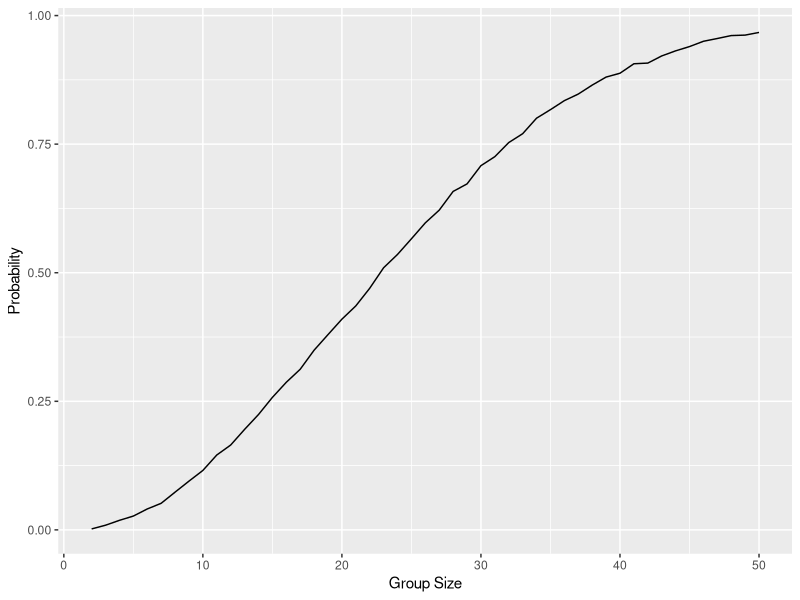

The R source for this figure:
## ---- chunk 1

knitr::opts_chunk$set(echo = TRUE)

# Load libraries

library(tidyverse)
library(ggplot2)

## ---- chunk 2

# Define function to check for shared birthdays

check_birthday = function(n) {
  birthdays = sample(1:365, size = n, replace = TRUE)
  return(length(unique(birthdays)) < n)
}

# Run simulations

birthday_results = 
  expand_grid(
    n = 2:50,
    iter = 1:10000
  ) %>%
  mutate(result = map_lgl(n, check_birthday))  %>%
  group_by(n)  %>%
  summarise(prob = mean(result))

# Plot results

ggplot(birthday_results, aes(x = n, y = prob)) + 
  geom_line() +
  labs(x = "Group Size", y = "Probability") 

